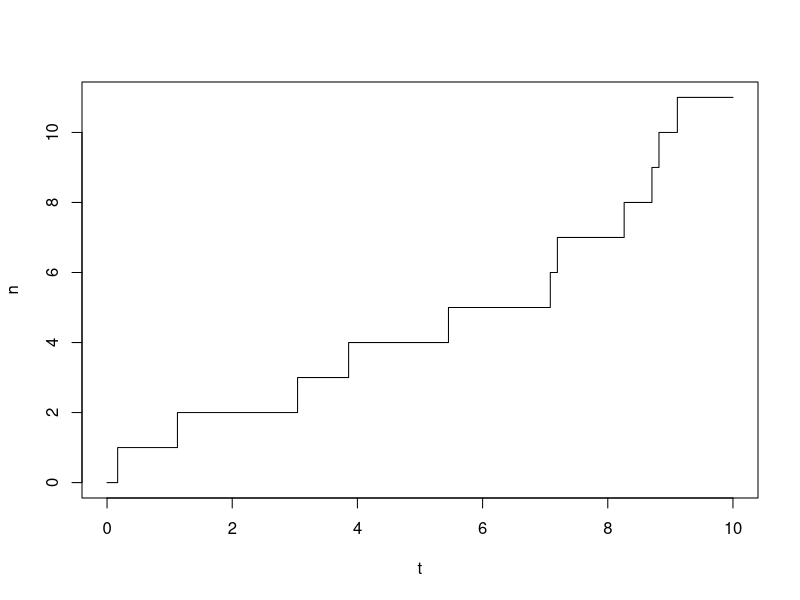

Write the R code that produced this figure.
## ---- chunk 1
knitr::opts_chunk$set(echo = TRUE)
## ---- chunk 2
lambda= 0.8
## ---- chunk 3
set.seed(876)
T=10
n_jumps=lambda*T
n = (0:n_jumps)
t = cumsum(c(0,rexp(n_jumps,lambda)))
while (max(t) <= T){
  n = c(n, max(n)+1)
  t = c(t, max(t) + rexp(1,lambda))
}
if (max(t) > T){
  t[length(t)]=T
  n[length(n)]=n[length(t)]-1
}
plot(t, n, type="s")
